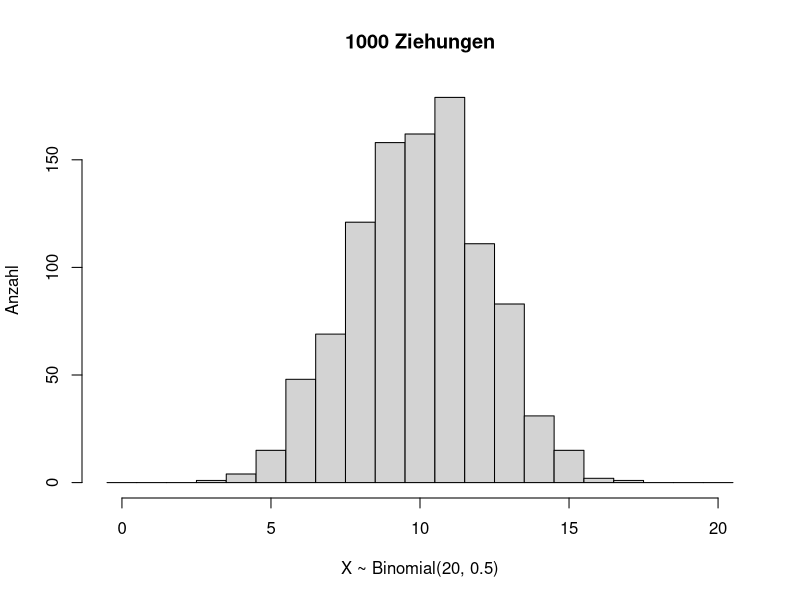
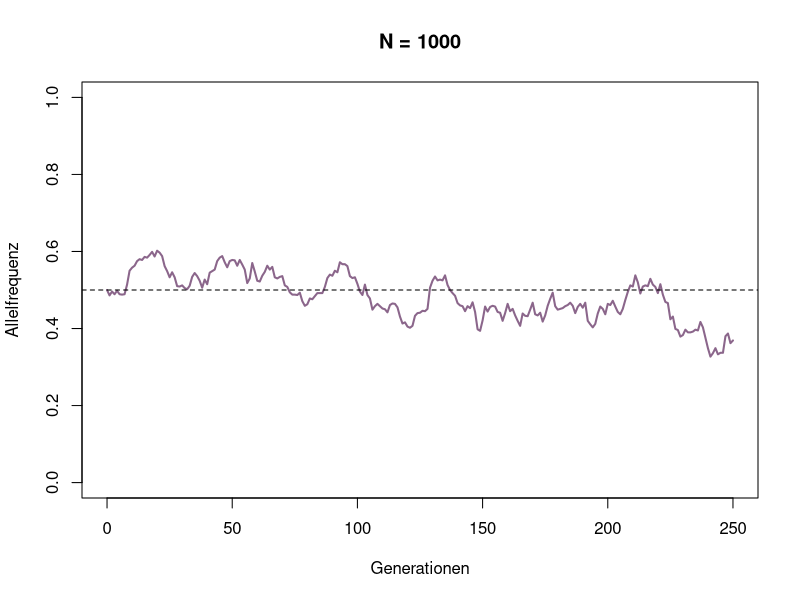
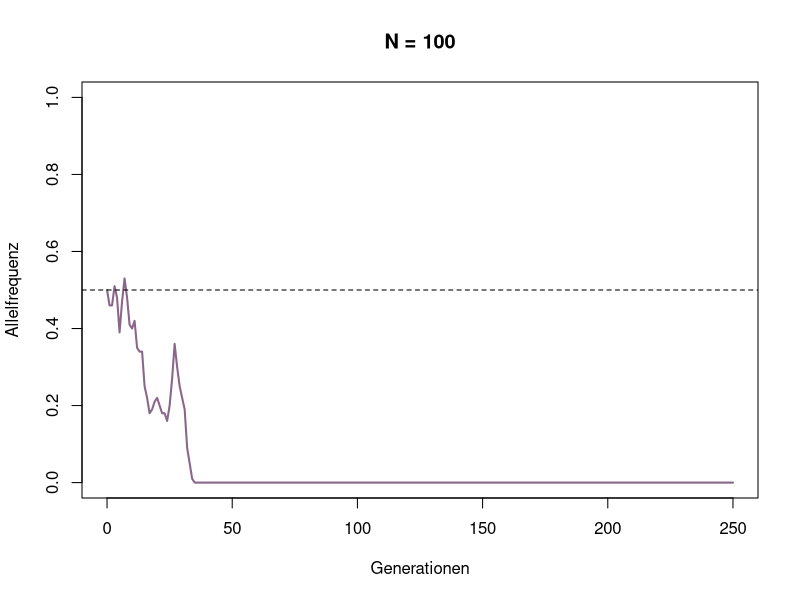
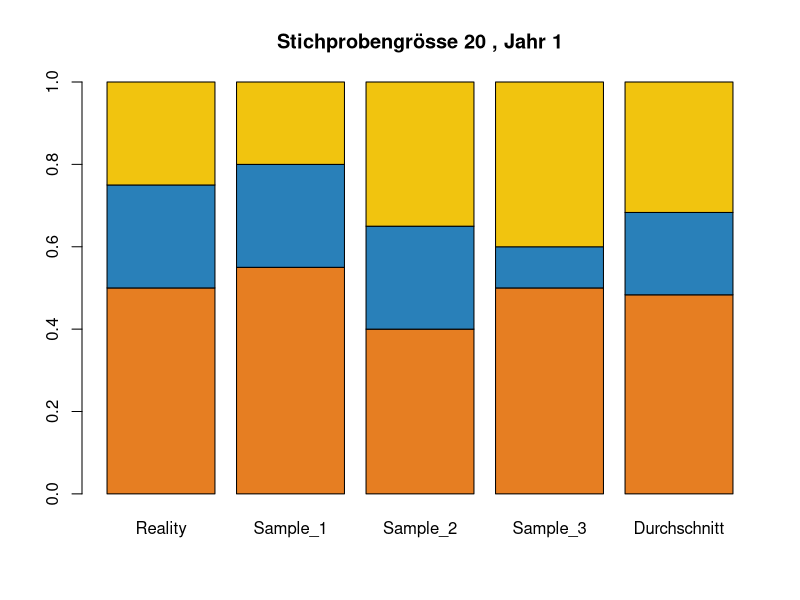
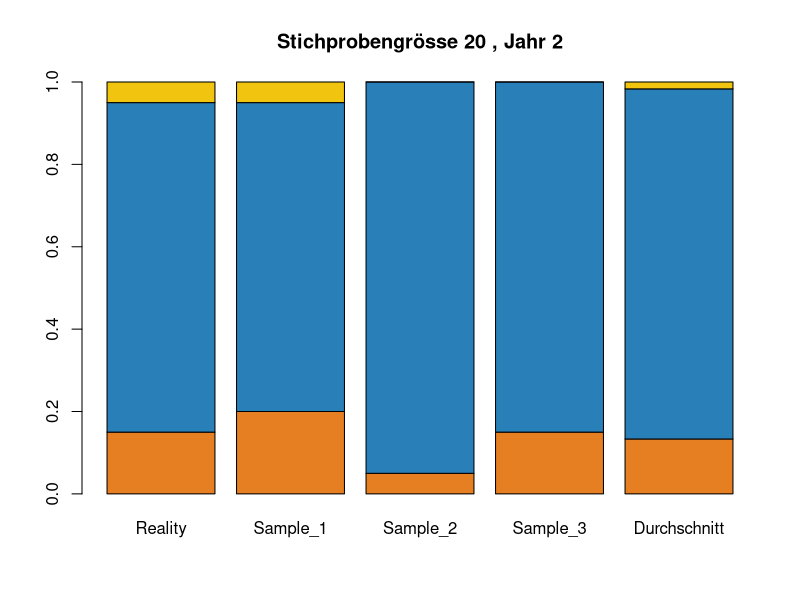
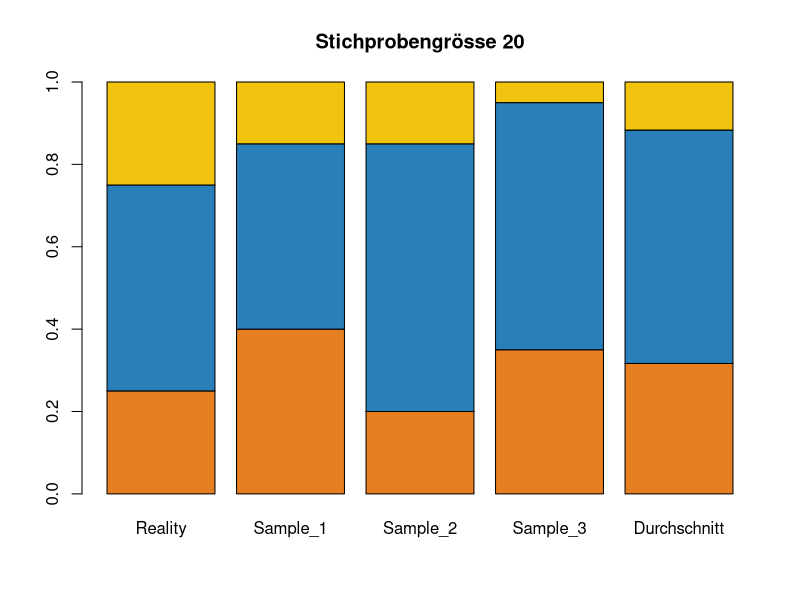

Source code (R) for these figures, in order:
## ---- chunk 1
set.seed(2026)

x <- rbinom(1000, size = 20, prob = 0.5)
hist(x, breaks = 0:21 - 0.5, 
     main = "1000 Ziehungen", xlab = "X ~ Binomial(20, 0.5)", ylab = "Anzahl")
## ---- chunk 2

WF_step <- function(p, # Allelfrequenz
                    N) # Populationsgrösse
  {
  N_p <- rbinom(1, N, p) # wir ziehen die neue Generation von Individuen, wobei jedes von N Individuen die Warscheinlichkeit p hat, das neutrale Allel zu tragen
  p_neut <- N_p / N # wir berechnen die Frequenz p in der neuen Generation
  return(p_neut)
}

## ---- chunk 3

WF_step(p = 0.5,
        N = 1000)

## ---- chunk 4
# Simulation mehrerer Generationen
simulateWF <- function(p_0, # Anfangsfrequenz
                       N, # Populationsgrösse
                       generationen = 250) # Anzahl Generationen; Annahme = 250
  {
  
  p <- numeric(generationen + 1) # Vorbereiten von leeren Vektoren (von 0 bis zur maximalen Generationen Zahl)
  
  # Anfangsfrequenzen
  p[1] <- p_0
  
  for (t in seq_len(generationen)) { # Wiederholen der Zeitschritte
    
    new_freq <- WF_step(p[t], N)
    p[t + 1] <- new_freq
  }
  
  data.frame(generation = 0:generationen, 
             p = p)
}

## ---- chunk 5
p_0 = 0.5 # Bitte ändern

large_pop <- simulateWF(p_0,
                     N = 1000)

plot(x = large_pop$generation,
     y = large_pop$p,
     type = "l", lwd = 2, col = "plum4",
     xlab = "Generationen",
     ylab = "Allelfrequenz",
     ylim = c(0,1),
     main = "N = 1000")
abline(h = p_0, lwd = 1, lty = 2) # Linie der Anfangsfrequenz

## ---- chunk 6
p_0 = 0.5 # Bitte ändern

small_pop <- simulateWF(p_0,
                     N = 100)

plot(x = small_pop$generation,
     y = small_pop$p,
     type = "l", lwd = 2, col = "plum4",
     xlab = "Generationen",
     ylab = "Allelfrequenz",
     ylim = c(0,1),
     main = "N = 100")
abline(h = p_0, lwd = 1, lty = 2) # Linie der Anfangsfrequenz

## ---- chunk 7

lizard_pop_y1 <- c(0.5,0.25,0.25) # Verteilung der Echsentypen in der echten Population

sample_size = 20 # Bitte verändern! -> wie viele Echsen fangen wir pro Stichprobe

set.seed(2026)
sample1 <- rmultinom(n = 1, size = sample_size, prob = lizard_pop_y1) # Stichprobe 1

sample2 <- rmultinom(n = 1, size = sample_size, prob = lizard_pop_y1) # Stichprobe 2

sample3 <- rmultinom(n = 1, size = sample_size, prob = lizard_pop_y1) # Stichprobe 3

data_y1 <- data.frame(Reality = lizard_pop_y1,
                   Sample_1 = sample1/sample_size,
                   Sample_2 = sample2/sample_size,
                   Sample_3 = sample3/sample_size)
data_y1$Durchschnitt <- (data_y1$Sample_1 + data_y1$Sample_2 + data_y1$Sample_3)/3

barplot(as.matrix(data_y1),
        col = c("#e67e22", "#2980b9", "#f1c40f"),
        main = paste("Stichprobengrösse", sample_size, ", Jahr 1")) 


## ---- chunk 8

lizard_pop_y2 <- c(0.15,0.8,0.05) # Verteilung der Echsentypen in der echten Population

sample_size = 20 # Bitte verändern! -> wie viele Echsen fangen wir pro Stichprobe

set.seed(2026)
sample1 <- rmultinom(n = 1, size = sample_size, prob = lizard_pop_y2) # Stichprobe 1

sample2 <- rmultinom(n = 1, size = sample_size, prob = lizard_pop_y2) # Stichprobe 2

sample3 <- rmultinom(n = 1, size = sample_size, prob = lizard_pop_y2) # Stichprobe 3

data_y2 <- data.frame(Reality = lizard_pop_y2,
                   Sample_1 = sample1/sample_size,
                   Sample_2 = sample2/sample_size,
                   Sample_3 = sample3/sample_size)
data_y2$Durchschnitt <- (data_y2$Sample_1 + data_y2$Sample_2 + data_y2$Sample_3)/3

barplot(as.matrix(data_y2),
        col = c("#e67e22", "#2980b9", "#f1c40f"),
        main = paste("Stichprobengrösse", sample_size, ", Jahr 2")) 


## ---- chunk 9

lizard_pop_b <- c(0.25,0.5,0.25) # Bitte verändern
bias <- c(1,0.75,0.5) # Fangbias - Wahrscheinlichkeit ein Männchen erfolgreich zu fangen

sample_size = 20

set.seed(2026)
sample1 <- rmultinom(n = 1, size = sample_size, prob = lizard_pop_b*bias) # Stichprobe 1

sample2 <- rmultinom(n = 1, size = sample_size, prob = lizard_pop_b*bias) # Stichprobe 2

sample3 <- rmultinom(n = 1, size = sample_size, prob = lizard_pop_b*bias) # Stichprobe 3

data_b <- data.frame(Reality = lizard_pop_b,
                   Sample_1 = sample1/sample_size,
                   Sample_2 = sample2/sample_size,
                   Sample_3 = sample3/sample_size)
data_b$Durchschnitt <- (data_b$Sample_1 + data_b$Sample_2 + data_b$Sample_3)/3

barplot(as.matrix(data_b),
        col = c("#e67e22", "#2980b9", "#f1c40f"),
        main = paste("Stichprobengrösse", sample_size)) 
